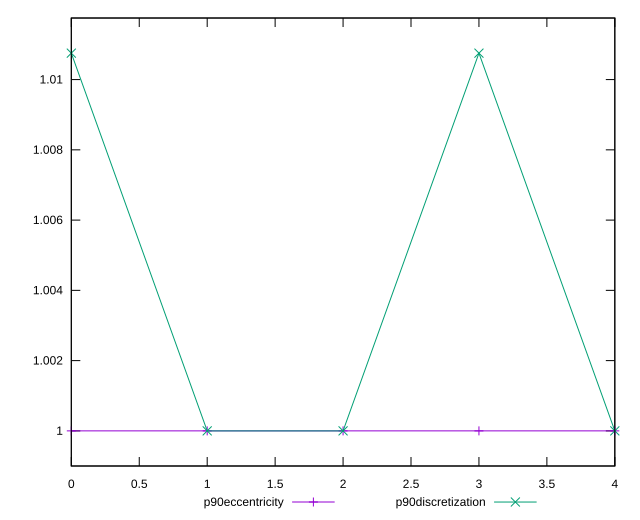

The script that saved this image:
reset

$p90Eccentricity <<EOF
0 0.9999999999999997
1 0.9999999999999996
2 0.9999999999999996
3 1
4 0.9999999999999997
EOF

$p90Discretization <<EOF
0 1.010752688172043
1 1
2 1
3 1.010752688172043
4 1
EOF

set key outside below
set xrange [0:4]
set yrange [0.9989999999999996:1.011752688172043]
set trange [0.9989999999999996:1.011752688172043]
set terminal svg size 640, 520 enhanced background rgb 'white'
set output "report_00018_2021-02-10T15-25-16.877Z/bootup-time/progression/eccentricity.svg"

plot $p90Eccentricity title "p90eccentricity" with linespoints, \
     $p90Discretization title "p90discretization" with linespoints

reset
